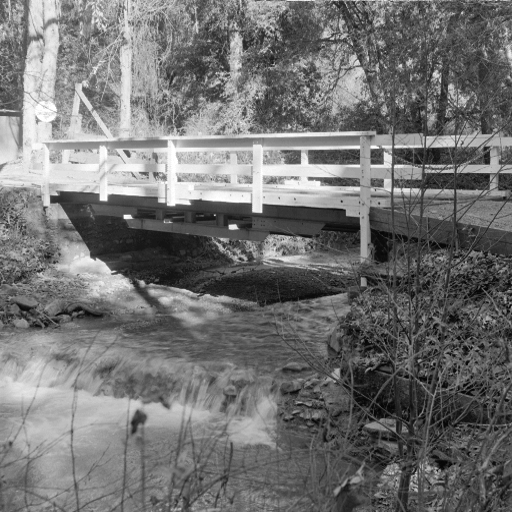
#> input picture fotosPreProcessadas/img12.png, 512 x 512 px; its folder holds 4 pictures in this run
$ jupyter execute --allow-errors Filtragem_e_analise_frequencias.ipynb   (shell and % lines are left out)
#> lines starting #> are read from the running program, lines starting #| are printed output that depends on the picture
[cell 1]
import os
import numpy as np
import matplotlib.pyplot as plt
import imageio
from skimage import color
from skimage import io
from matplotlib.pyplot import imshow

[cell 2]
# Imagens Preprocessadas para branco e preto
imagensOriginais = os.listdir("./fotosPreProcessadas/")[:0:-1]
imagensOriginais

[cell 3]
img = imageio.imread("./fotosPreProcessadas/" + imagensOriginais[1])
#> img is the input picture: shape (512, 512); min 0, max 255, mean 114.1

[cell 4]
plt.figure(figsize=(20,13))
plt.imshow(img, cmap='gray')
plt.axis('off')

[cell 5]
np.sum(img)
#> Out = 29899670

[cell 6]
fimg = np.fft.fft2(img)

[cell 7]
a =np.asarray(abs(fimg),np.uint8)
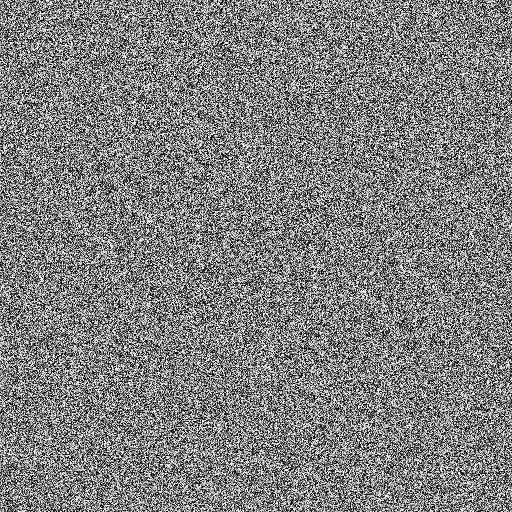
#> a: shape (512, 512); min 0, max 255, mean 127.6

[cell 8]
plt.figure(figsize=(20,13))
plt.imshow(a, cmap='gray')
plt.axis('off')

[cell 9]
b = np.fft.ifft2(fimg)

#> (a cell that did not finish here is left out)

[cell 11]
a

#> (a cell that did not finish here is left out)

[cell 13]
b.shape
#> Out = (512, 512)

[cell 14]
c = np.fft.ifft2(b)

[cell 15]
c = np.asarray(abs(c),dtype=np.uint8)

[cell 16]
c

[cell 17]
imageio.imwrite("abc_780.png", c)

[cell 18]
np.sum(a) - a.size
#> Out = 33181918
